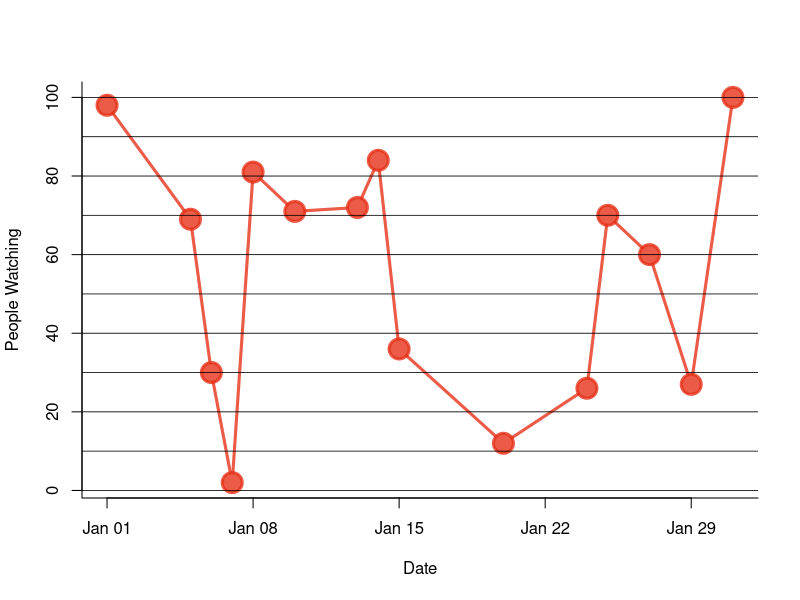

Reproduce this figure in R.
## ---- chunk 1
# Create data
## Changed date range to this month
## Changed theme of html
## Change number of values plotted
set.seed(124)
date <- paste(   "2024/01/" , sample(seq(1,31),15) , sep="")
value <- sample(seq(1,100) , 15)
data <- data.frame(date,value)

# Let's change the date to the "date" format:
data$date <- as.Date(data$date)
 
# So we can sort the table:
data <- data[order(data$date) , ]
 
# Easy to make it better now: 
## change y axis name, color of lines: from green to orange
## Change back lines color
plot(data$value~data$date , type="b" , lwd=3 , 
     col=rgb(0.9,0.2,0.1,0.8) , 
     ylab="People Watching" , 
     xlab="Date" , 
     bty="l" , pch=20 , cex=4)
abline(h=seq(0,100,10) , col="black", lwd=0.8)
